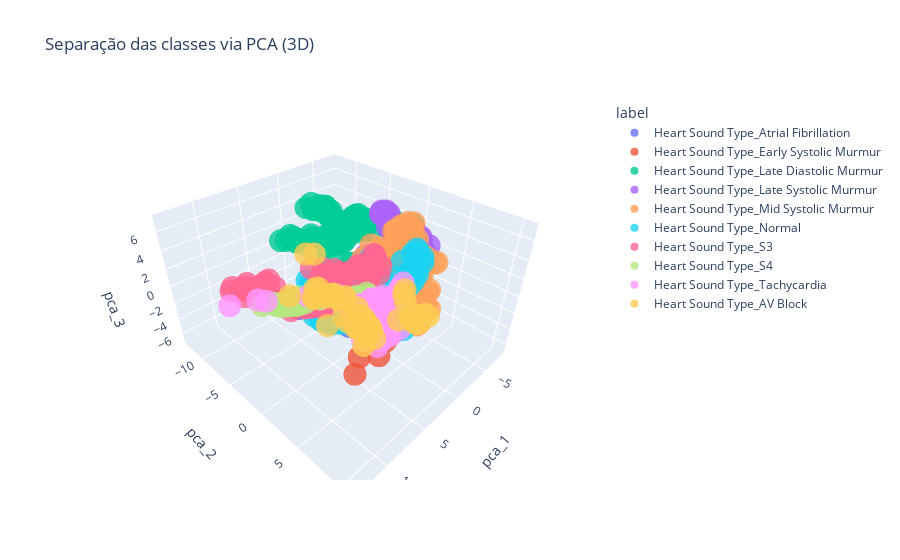

Source (notebook cell):
### Markdown cell above
## 6. Separação Não-Linear: PCA e t-SNE

O PCA (Principal Component Analysis) reduz a dimensionalidade do dataset projetando os dados em componentes principais que preservam a **variância máxima**. É útil para visualizar a estrutura global dos dados. O t-SNE (t-distributed Stochastic Neighbor Embedding) é uma técnica não-linear que foca em preservar **relações locais** entre os pontos. É mais adequado quando queremos identificar **aglomerados ou separações sutis** entre as classes.

### Code cell
numeric_cols = df_agg_cod.select_dtypes(
    include=["float64", "int"]).columns.drop("window_id", errors="ignore")

X_scaled = StandardScaler().fit_transform(df_agg_cod[numeric_cols])
pca = PCA(n_components=3)
X_pca = pca.fit_transform(X_scaled)

df_plot = df_agg_cod.copy()
df_plot["pca_1"] = X_pca[:, 0]
df_plot["pca_2"] = X_pca[:, 1]
df_plot["pca_3"] = X_pca[:, 2]

fig = px.scatter_3d(
    df_plot,
    x="pca_1",
    y="pca_2",
    z="pca_3",
    color="label",
    opacity=0.8,
    title="Separação das classes via PCA (3D)"
)
fig.show()
